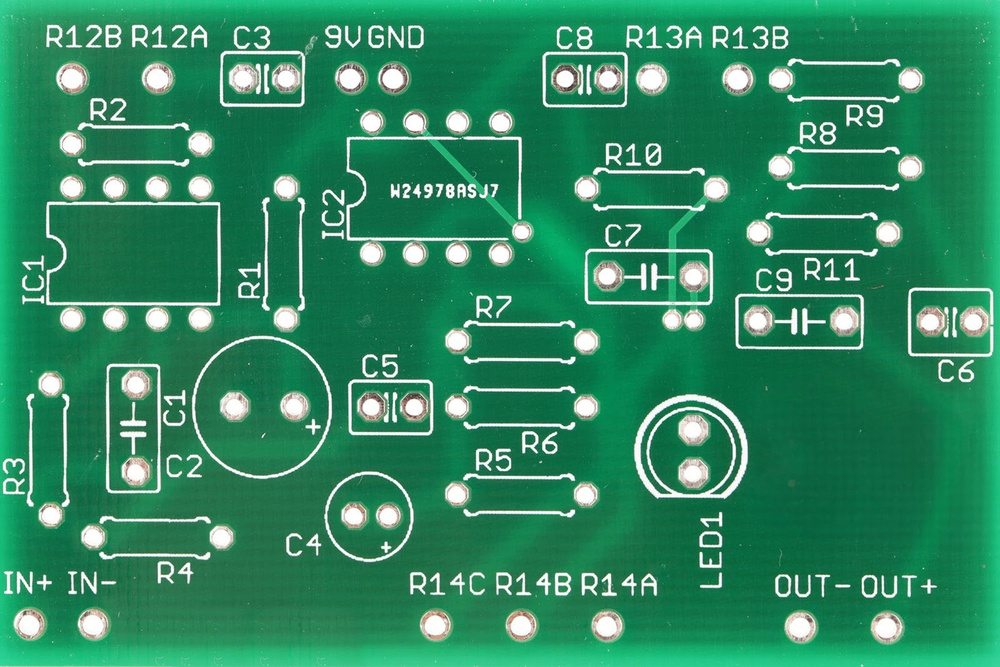
#> input picture PCB.jpg, 1000 x 667 px, shrunk from 1600 x 1067 before the run
$ jupyter execute 3_8_BinaryImages.ipynb
#> lines starting #> are read from the running program, lines starting #| are printed output that depends on the picture; after the words box and inside, x2 and y2 are one past the last pixel; in counts of white or black regions, pixels touching at a corner belong together
[cell 1]
import cv2
import numpy as np
import matplotlib.pyplot as plt

[cell 2]
image = cv2.imread('PCB.jpg')
#> image is the input picture: shape (667, 1000, 3); mean B, G, R 97.8, 137.3, 47.4

image = cv2.cvtColor(image, cv2.COLOR_BGR2RGB)
image_gray = cv2.cvtColor(image, cv2.COLOR_RGB2GRAY)
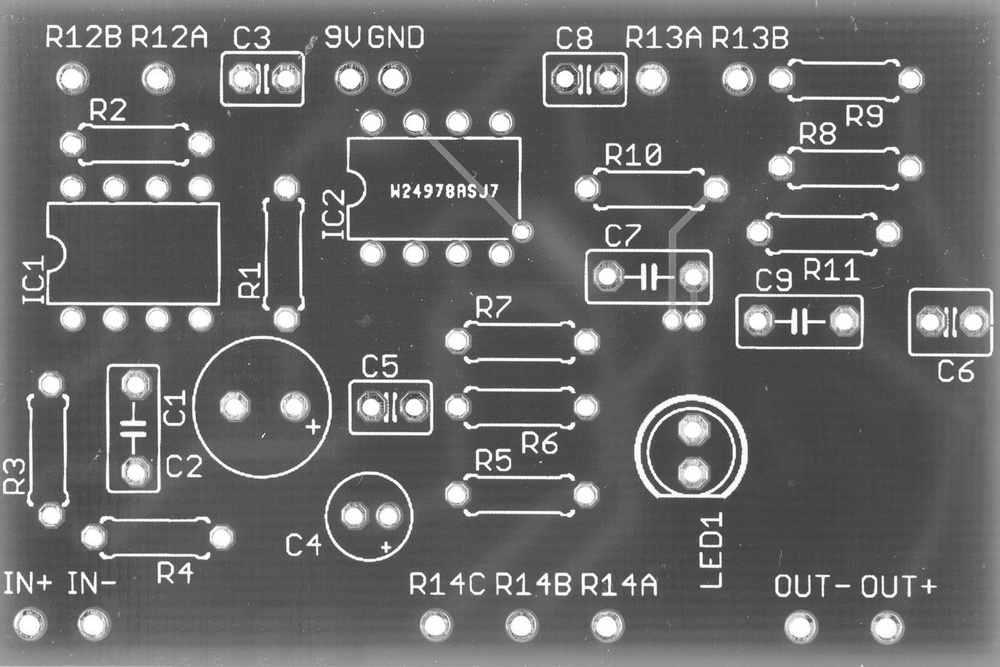
#> image_gray: shape (667, 1000); min 36, max 255, mean 105.9

[cell 3]
grey_hist = cv2.calcHist([image_gray], [0], None, [256], [0, 256])
#> grey_hist = 256 values, max 22140 at index 75, min 0 at index 0, mean 2605.5
plt.plot(grey_hist)
plt.title('Grayscale Histogram')
plt.xlabel('Intensity Value')
plt.ylabel('Count')
plt.xlim([0, 256])
plt.grid(True, alpha=0.3)
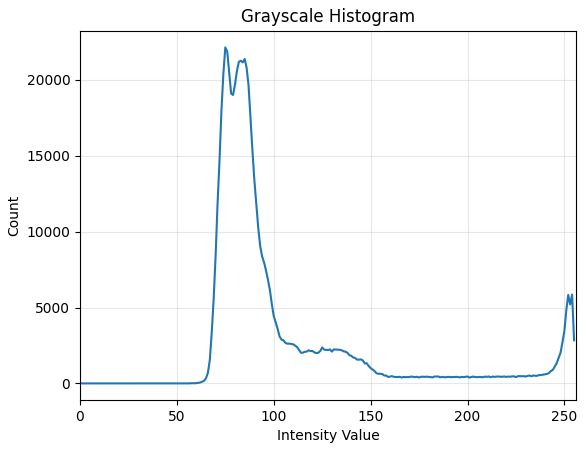
#> figure drawn by matplotlib, 1 panel; curve peaks at x = 75, y = 22140

[cell 4]
threshold_value = 200 # based on histogram analysis
ret, binary_image = cv2.threshold(image_gray, threshold_value, 255, cv2.THRESH_BINARY)
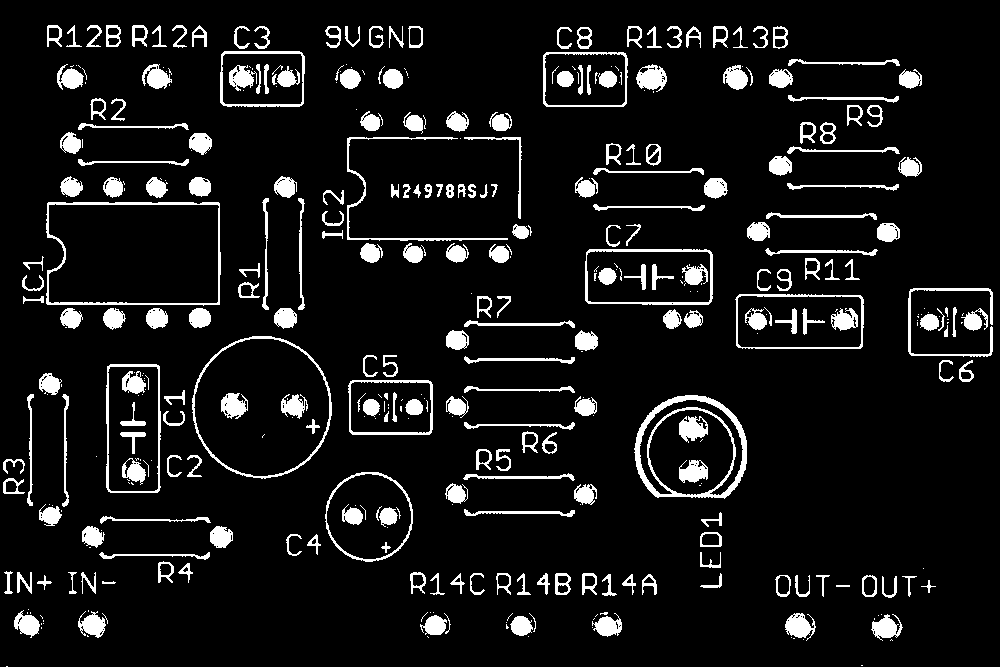
#> binary_image: shape (667, 1000); 8.7% white; 412 white regions (165 under 20 px), largest, box (x1, y1, x2, y2) and area: (634, 395, 747, 499) 2371, (46, 202, 221, 306) 1402, (192, 336, 332, 479) 1108
#> ret = 200
# ret is the threshold used, binary_image is the resulting binary image
# there are other methods like cv2.THRESH_BINARY_INV, cv2.THRESH_OTSU, etc.
# All positive values ar set to 255 (white), all below to 0 (black) (that is the 255 in the function)
# These also work:
#binary_image = (image_gray >= threshold_value) * 255
# This works too when displaying with plt or cv2, but produces a binary image with values 0 and 1, not 255
# so when saving it would be wrong
#binary_image = (image_gray >= threshold_value).astype(np.uint8)

plt.imshow(binary_image, cmap='gray')

$ run again, with Image_1007.jpg copied over PCB.jpg
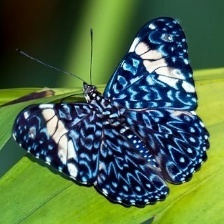
#> input picture Image_1007.jpg, 224 x 224 px
#> image is the input picture: shape (224, 224, 3); mean B, G, R 72.7, 104.6, 76.3
#> `image_gray = cv2.cvtColor(image, cv2.COLOR_RGB2GRAY)`:
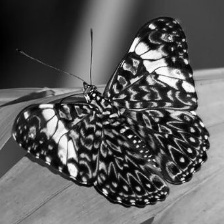
#> image_gray: shape (224, 224); min 1, max 255, mean 92.5
#> grey_hist = 256 values, max 951 at index 67, min 0 at index 0, mean 196
#> `ret, binary_image = cv2.threshold(image_gray, threshold_value, 255, cv..`:
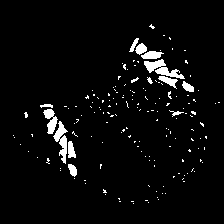
#> binary_image: shape (224, 224); 4% white; 166 white regions (152 under 20 px), largest, box (x1, y1, x2, y2) and area: (144, 59, 185, 79) 332, (53, 121, 68, 164) 280, (43, 109, 58, 134) 199
#> ret = 200

$ run again, with NASA_Astronaut_Group_18.jpg copied over PCB.jpg
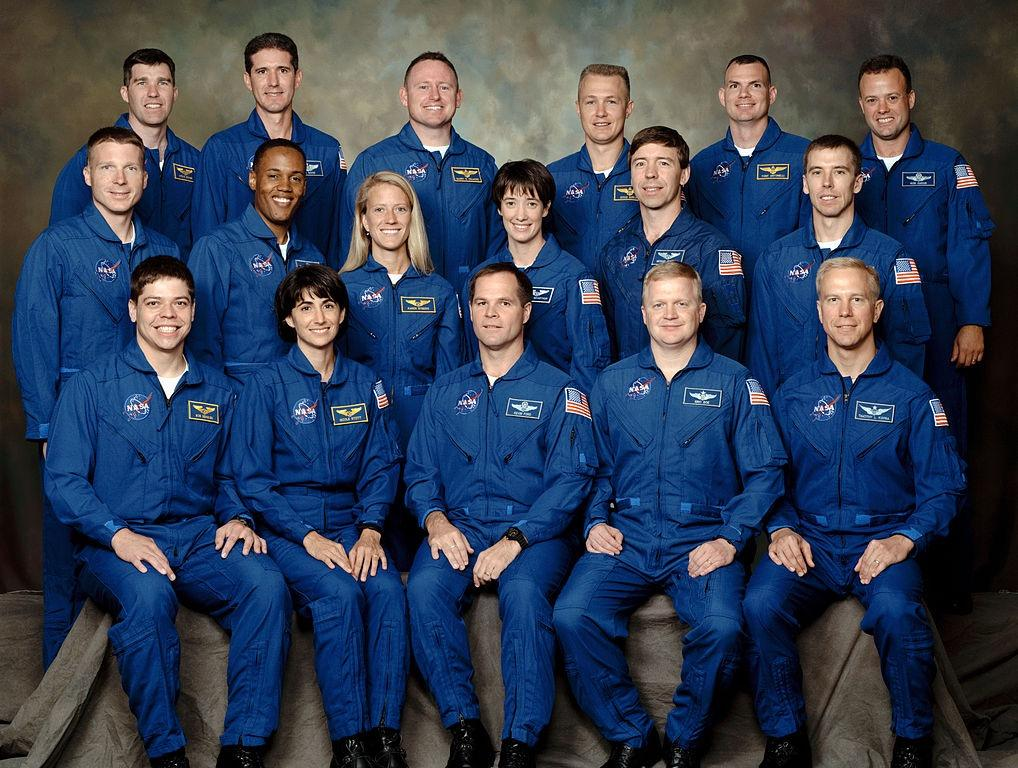
#> input picture NASA_Astronaut_Group_18.jpg, 1018 x 768 px
#> image is the input picture: shape (768, 1018, 3); mean B, G, R 84, 63.8, 52.6
#> `image_gray = cv2.cvtColor(image, cv2.COLOR_RGB2GRAY)`:
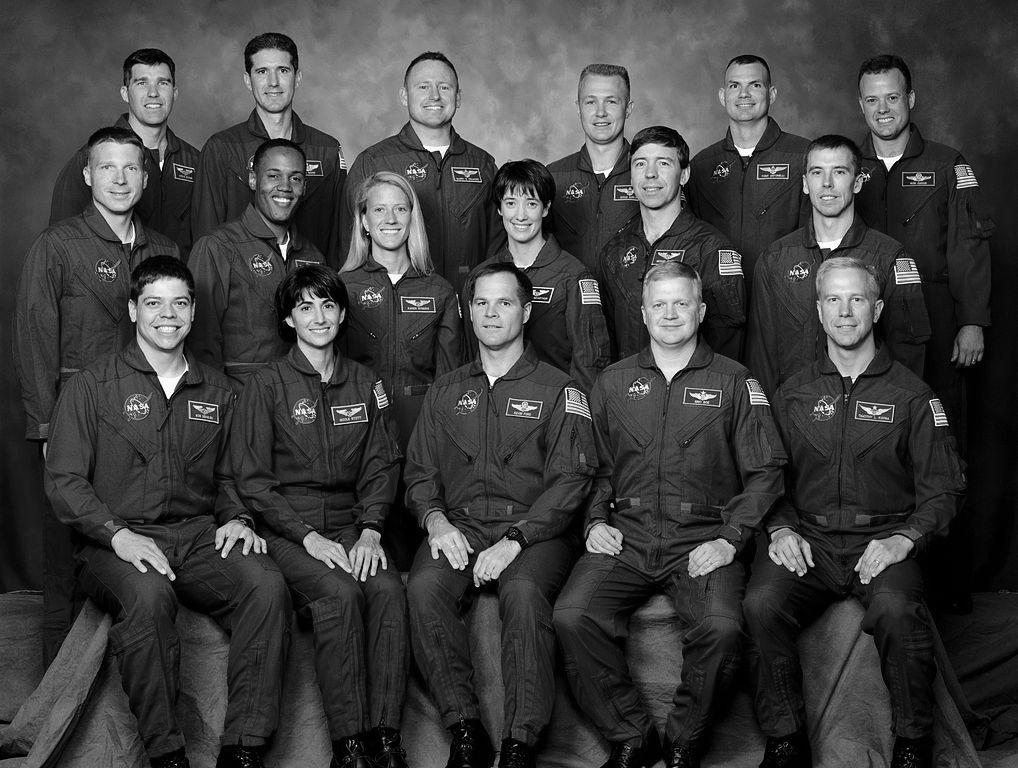
#> image_gray: shape (768, 1018); min 0, max 255, mean 62.7
#> grey_hist = 256 values, max 10998 at index 1, min 24 at index 255, mean 3054
#> `ret, binary_image = cv2.threshold(image_gray, threshold_value, 255, cv..`:
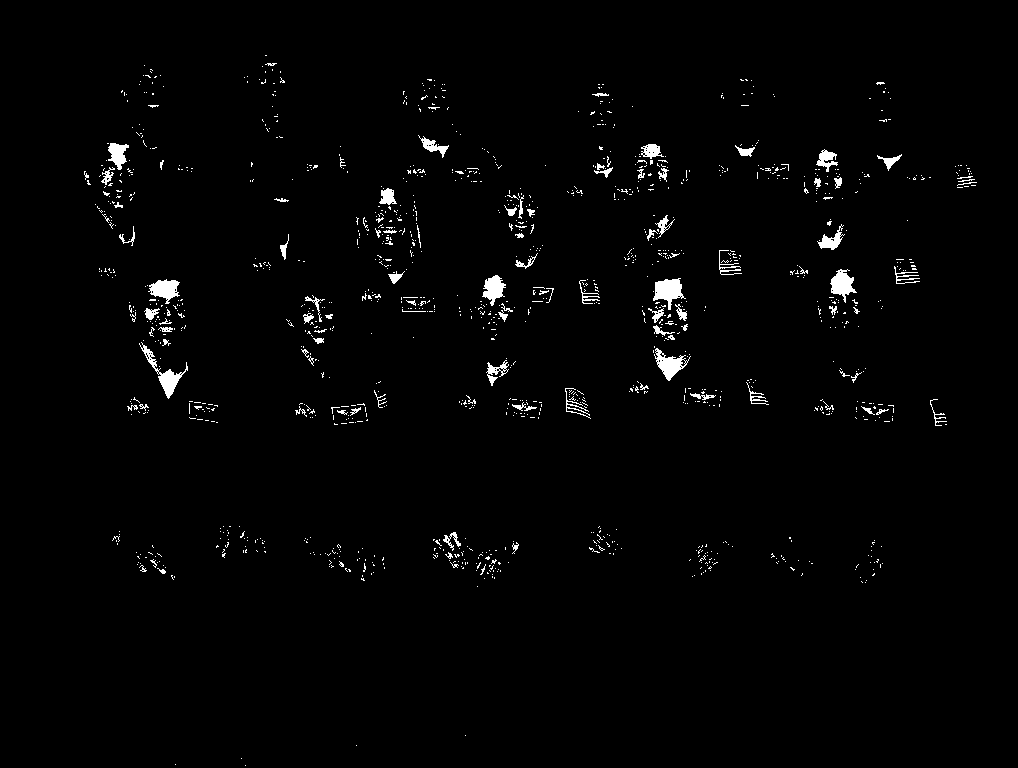
#> binary_image: shape (768, 1018); 1.6% white; 1284 white regions (1183 under 20 px), largest, box (x1, y1, x2, y2) and area: (653, 278, 686, 310) 554, (139, 342, 188, 399) 553, (654, 348, 691, 381) 489
#> ret = 200
